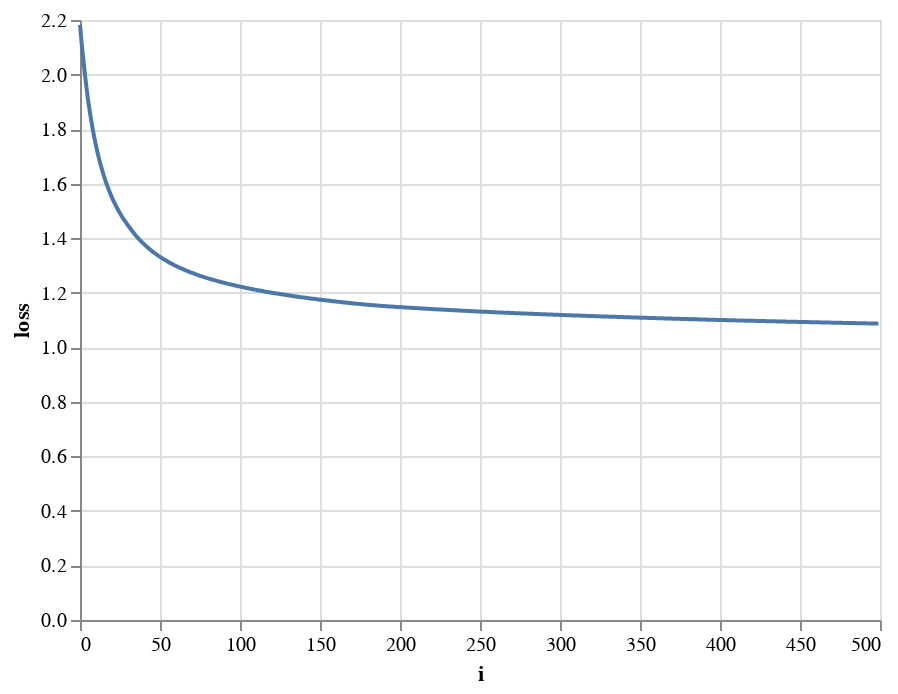

The cell this chart's notebook holds for it:
### Code cell
loss_df = pd.DataFrame({'i':range(500), 'loss':loss_record})
alt.Chart(loss_df).mark_line().encode(x='i', y='loss')

### Figure 1 — Vega-Lite specification as saved in the notebook (floating-point values rounded to 4 significant figures; data arrays with more than 128 entries replaced by an {"elided": "..."} marker saying what was removed)
{"$schema": "https://vega.github.io/schema/vega-lite/v3.4.0.json", "config": {"mark": {"tooltip": null}, "view": {"height": 300, "width": 400}}, "data": {"name": "data-a5a43b52ae2a57f9a685fd7a7db85eca"}, "datasets": {"data-a5a43b52ae2a57f9a685fd7a7db85eca": {"elided": "500 records"}}, "encoding": {"x": {"field": "i", "type": "quantitative"}, "y": {"field": "loss", "type": "quantitative"}}, "mark": "line"}
